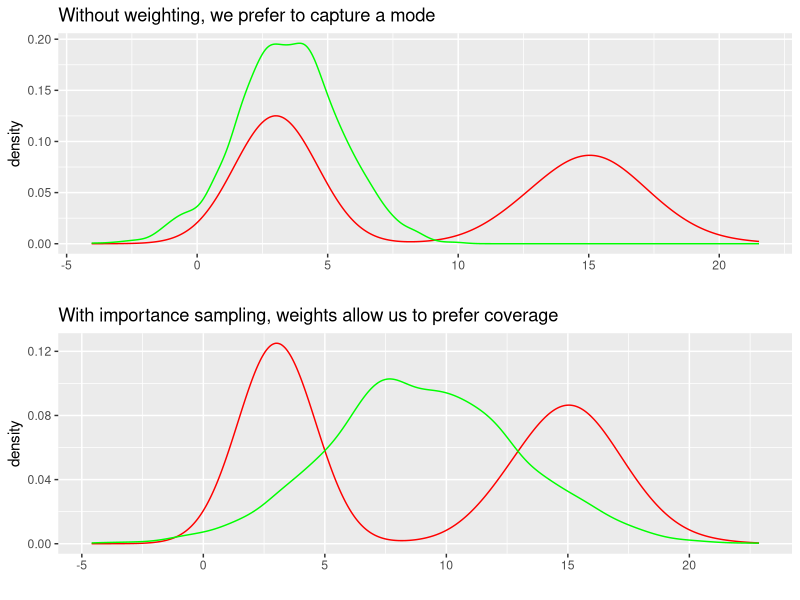

Here is the R script that generated this plot:
## ---- chunk 1
library(ggplot2)
library(gridExtra)
library(tidyverse)

mixture <- data.frame(normals = c(rnorm(1000,3,1),rnorm(1000,15,2)),
                      mode_seeking_kl = rnorm(2000,3.5,2),
                      mean_seeking_kl = rnorm(2000,9,4))
## ---- chunk 2


rkl_plot <- mixture %>% ggplot(aes(x = normals)) +
  geom_density(aes(x = normals), color = "red") +
  geom_density(aes(x = mode_seeking_kl), color = "green") + ggtitle("Without weighting, we prefer to capture a mode") +
  xlab("")

fkl_plot <- mixture %>% ggplot(aes(x = normals)) +
  geom_density(aes(x = normals), color = "red") +
  geom_density(aes(x = mean_seeking_kl), color = "green") + ggtitle("With importance sampling, weights allow us to prefer coverage") +
  xlab("")

grid.arrange(rkl_plot,fkl_plot)
